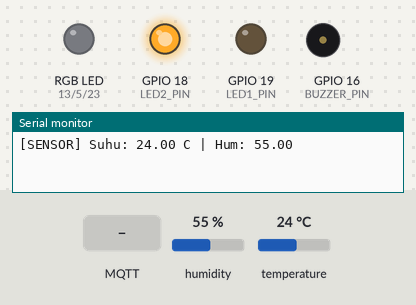
Bench run of a sketch on a simulated ESP32. Shown: an RGB LED mixed from three pins (HIGH = lit), output pins drawn as LEDs (lit = HIGH), buzzer (waves = sounding), the last lines printed to the serial monitor. Dashed ring = blinking. The test bench sets the inputs (shaded band); at power-on: humidity 55 %, temperature 24 °C. WiFi joins after 1.5 s; servers stay silent unless stated; random numbers use the default seed unless the sketch sets one; no MQTT or app messages arrive unless stated.

Above: at 2.9 s.
3.0 s: MQTT message "ON" arrives on the first subscribed topic
At 3.3 s:
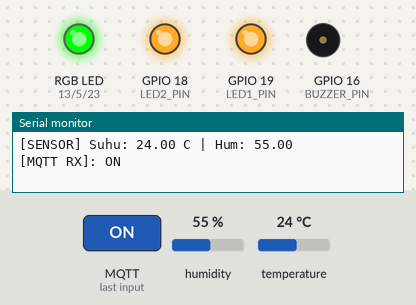
4.5 s: humidity set to 68 %
7.4 s: humidity set to 72 %
At 9.4 s:
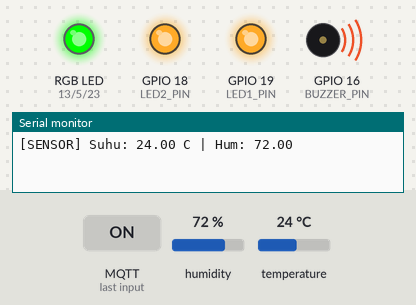
9.7 s: MQTT message "OFF" arrives on the first subscribed topic
At 10.45 s:
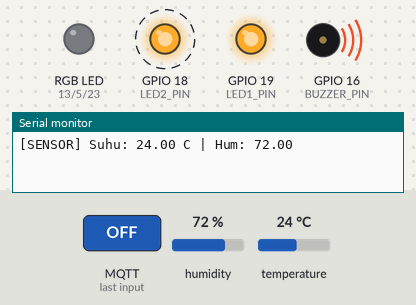
13.2 s: MQTT message "0" arrives on the first subscribed topic
At 13.45 s:
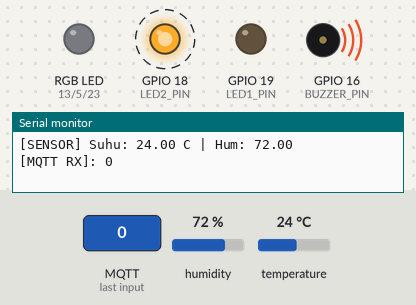
16.7 s: MQTT message "1" arrives on the first subscribed topic
At 17.2 s:
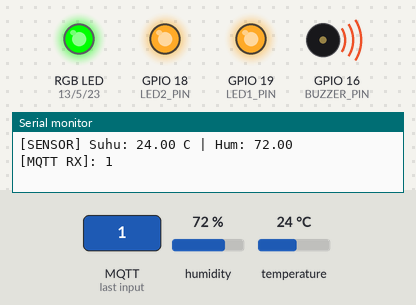
Timing chart, 0 to 19.2 s (numbered marks = the images above; inputs shaded):
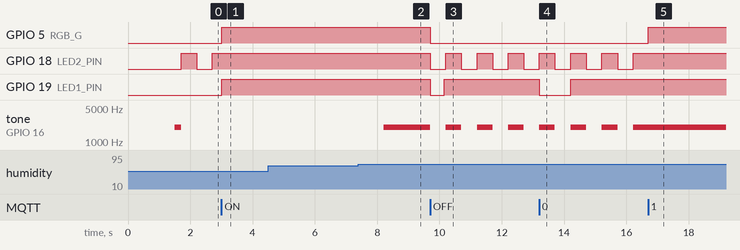

Measured:
- the behaviour switches between 70 and 71 % on humidity (found by bisection; images 1 and 2)
- after the input at 3.0 s, GPIO 5 (RGB_G), GPIO 19 (LED1_PIN): LOW → HIGH at once
- after the input at 7.4 s, tone on GPIO 16 (BUZZER_PIN): silent → 2000 Hz after 0.81 s
- after the input at 9.7 s, GPIO 5 (RGB_G): HIGH → LOW at once; GPIO 18 (LED2_PIN): alternates HIGH for 0.50 s and LOW for 0.50 s, starting at once; GPIO 19 (LED1_PIN): HIGH → LOW at once, → HIGH 0.45 s later; tone on GPIO 16 (BUZZER_PIN): alternates 2000 Hz for 0.50 s and silent for 0.50 s, starting at once
- after the input at 13.2 s, GPIO 19 (LED1_PIN): HIGH → LOW at once, → HIGH 1.0 s later
- after the input at 16.7 s, GPIO 5 (RGB_G): LOW → HIGH at once

The sketch:

arduino_iot_node.ino
```cpp
#include <Arduino.h>
#include <WiFi.h>
#include <WiFiManager.h>
#include <ArduinoOTA.h>
#include <PubSubClient.h>
#include <DHT.h>
#include <ArduinoJson.h>

#define DHTPIN 17
#define DHTTYPE DHT11
#define LED1_PIN 19
#define LED2_PIN 18
#define BUZZER_PIN 16

#define RGB_R 13
#define RGB_G 5
#define RGB_B 23

const char* mqtt_server = "broker.emqx.io";
const int mqtt_port = 1883;
const char* topik_sensor = "tugasiot/sensor";
const char* topik_kontrol_led = "tugasiot/kontrol_led";
const char* device_sn = "SN-ESP32-005";

DHT dht(DHTPIN, DHTTYPE);
WiFiClient espClient;
PubSubClient mqtt(espClient);

unsigned long lastDHTTime = 0;
unsigned long dhtDelay = 2000;

unsigned long previousBlinkMillis = 0;
const long blinkInterval = 500;
bool led2State = LOW;
bool isBuzzerOn = false;

volatile float tempTerakhir = 28.0;
volatile float humTerakhir = 60.0;
volatile bool sensorValid = false;
volatile int status_led = 0;

TaskHandle_t TaskMQTT;
void tugasMQTT(void * pvParameters);
void mqttCallback(char* topic, byte* payload, unsigned int length);

void setLedState(int state) {
  status_led = (state == 1) ? 1 : 0;
  if (status_led == 1) {
    digitalWrite(LED1_PIN, HIGH);
    digitalWrite(LED2_PIN, HIGH);
    analogWrite(RGB_R, 0);
    analogWrite(RGB_G, 255);
    analogWrite(RGB_B, 0);
  } else {
    digitalWrite(LED1_PIN, LOW);
    digitalWrite(LED2_PIN, LOW);
    analogWrite(RGB_R, 0);
    analogWrite(RGB_G, 0);
    analogWrite(RGB_B, 0);
  }
}

void mqttCallback(char* topic, byte* payload, unsigned int length) {
  String message = "";
  for (unsigned int i = 0; i < length; i++) {
    message += (char)payload[i];
  }
  message.trim();

  Serial.print("[MQTT RX]: ");
  Serial.println(message);

  if (message.startsWith("{")) {
    StaticJsonDocument<256> doc;
    DeserializationError error = deserializeJson(doc, message);
    if (!error && doc.containsKey("r") && doc.containsKey("g") && doc.containsKey("b")) {
      int r = doc["r"];
      int g = doc["g"];
      int b = doc["b"];
      analogWrite(RGB_R, r);
      analogWrite(RGB_G, g);
      analogWrite(RGB_B, b);
      status_led = (r > 0 || g > 0 || b > 0) ? 1 : 0;
    }
  } else if (message.equalsIgnoreCase("ON") || message == "1") {
    setLedState(1);
  } else if (message.equalsIgnoreCase("OFF") || message == "0") {
    setLedState(0);
  }
}

void reconnectMQTT() {
  while (!mqtt.connected()) {
    Serial.print("Menghubungkan ke MQTT Broker...");
    String clientId = "ESP32-Kelompok4-" + String(random(0, 1000));

    if (mqtt.connect(clientId.c_str())) {
      Serial.println("Terhubung!");
      mqtt.subscribe(topik_kontrol_led);
      String altTopic = String("tugasiot/kontrol_led/") + String(device_sn);
      mqtt.subscribe(altTopic.c_str());
      String altTopic2 = String("tugasiot/kontrol_led_") + String(device_sn);
      mqtt.subscribe(altTopic2.c_str());
    } else {
      Serial.print("Gagal, rc=");
      Serial.print(mqtt.state());
      Serial.println(" Coba lagi dalam 5 detik");
      vTaskDelay(5000 / portTICK_PERIOD_MS);
    }
  }
}

void tugasMQTT(void * pvParameters) {
  unsigned long lastPubTime = 0;
  for (;;) {
    if (WiFi.status() == WL_CONNECTED) {
      if (!mqtt.connected()) {
        reconnectMQTT();
      }
      mqtt.loop();

      if (millis() - lastPubTime > 2000) {
        StaticJsonDocument<256> doc;
        doc["suhu"] = tempTerakhir;
        doc["kelembaban"] = humTerakhir;
        doc["status_led"] = status_led;
        doc["sn"] = device_sn;
        doc["ip"] = WiFi.localIP().toString();

        String jsonString;
        serializeJson(doc, jsonString);

        mqtt.publish(topik_sensor, jsonString.c_str());
        Serial.print("[MQTT TX]: ");
        Serial.println(jsonString);
        lastPubTime = millis();
      }
    }
    vTaskDelay(10 / portTICK_PERIOD_MS);
  }
}

void setup() {
  Serial.begin(115200);

  pinMode(LED1_PIN, OUTPUT);
  pinMode(LED2_PIN, OUTPUT);
  pinMode(RGB_R, OUTPUT);
  pinMode(RGB_G, OUTPUT);
  pinMode(RGB_B, OUTPUT);
  setLedState(0);

  dht.begin();

  WiFiManager wm;
  Serial.println("Menghubungkan ke WiFi...");
  if (!wm.autoConnect("ESP32-Kelompok4")) {
    ESP.restart();
  }
  Serial.println("Berhasil terhubung ke WiFi!");
  Serial.print("IP Address ESP32: ");
  Serial.println(WiFi.localIP());

  tone(BUZZER_PIN, 2000);
  delay(200);
  noTone(BUZZER_PIN);

  ArduinoOTA.setHostname("ESP32-TugasIoT");
  ArduinoOTA.begin();

  mqtt.setServer(mqtt_server, mqtt_port);
  mqtt.setCallback(mqttCallback);

  xTaskCreatePinnedToCore(
    tugasMQTT, "TaskMQTT", 10000, NULL, 1, &TaskMQTT, 0
  );
}

void loop() {
  ArduinoOTA.handle();

  unsigned long currentMillis = millis();
  if (currentMillis - previousBlinkMillis >= blinkInterval) {
    previousBlinkMillis = currentMillis;
    if (status_led == 0) {
      led2State = (led2State == LOW) ? HIGH : LOW;
      digitalWrite(LED2_PIN, led2State);
    } else {
      digitalWrite(LED2_PIN, HIGH);
    }

    if (tempTerakhir > 32.0 || humTerakhir > 70.0) {
      if (led2State == HIGH) {
        tone(BUZZER_PIN, 2000);
        isBuzzerOn = true;
      } else {
        if (isBuzzerOn) {
          noTone(BUZZER_PIN);
          isBuzzerOn = false;
        }
      }
    } else {
      if (isBuzzerOn) {
        noTone(BUZZER_PIN);
        isBuzzerOn = false;
      }
    }
  }

  if ((millis() - lastDHTTime) > dhtDelay) {
    float t = dht.readTemperature();
    float h = dht.readHumidity();

    if (!isnan(t) && !isnan(h)) {
      tempTerakhir = t;
      humTerakhir = h;
      sensorValid = true;

      Serial.print("[SENSOR] Suhu: ");
      Serial.print(t);
      Serial.print(" C | Hum: ");
      Serial.println(h);

      if (t > 32.0 || h > 70.0) {
        digitalWrite(LED1_PIN, HIGH);
      } else if (status_led == 0) {
        digitalWrite(LED1_PIN, LOW);
      }
    } else {
      sensorValid = false;
      Serial.println("[ERROR] Gagal membaca sensor!");
      if (status_led == 0) {
        digitalWrite(LED1_PIN, LOW);
      }
      if (isBuzzerOn) {
        noTone(BUZZER_PIN);
        isBuzzerOn = false;
      }
    }
    lastDHTTime = millis();
  }
}
```
